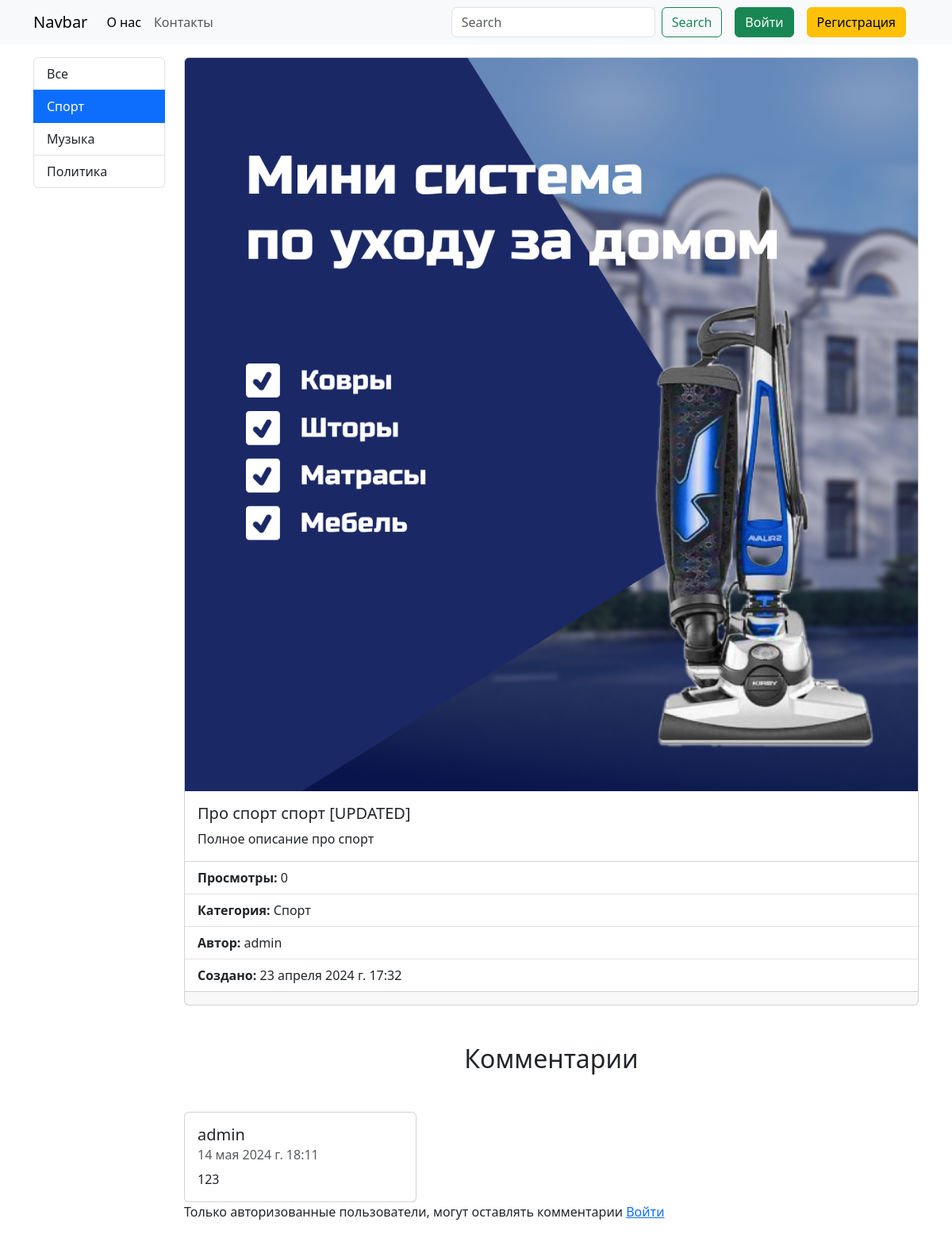
/articles/1/, run on the app's committed database.
### core/models.py (models this page shows, shortened)
class Category(models.Model):
    title = models.CharField(max_length=100, verbose_name='Название')
    def __str__(self):
        return self.title
    class Meta:
        verbose_name = 'Категория'  # Отображение названия модели в единственном числе
        verbose_name_plural = 'Категории'  # Отображение названия модели в можественном числе

class Article(models.Model):
    title = models.CharField(max_length=50, verbose_name='Название', unique=True)
    short_description = models.TextField(max_length=150, verbose_name='Краткое описание')
    full_description = models.TextField(verbose_name='Полное описание')
    image = models.ImageField(verbose_name='Фото', upload_to='articles/', blank=True, null=True)
    views = models.PositiveSmallIntegerField(default=0, verbose_name='Просмотры')
    created_at = models.DateTimeField(auto_now_add=True)
    updated_at = models.DateTimeField(auto_now=True)
    author = models.ForeignKey(User, on_delete=models.CASCADE, verbose_name='Автор')
    category = models.ForeignKey(Category, on_delete=models.CASCADE, verbose_name='Категория')
    class Meta:
        verbose_name = 'Статья'
        verbose_name_plural = 'Статьи'

class Comment(models.Model):
    author = models.ForeignKey(User, on_delete=models.CASCADE, verbose_name='Автор')
    article = models.ForeignKey(Article, on_delete=models.CASCADE, verbose_name='Статья')
    created_at = models.DateTimeField(auto_now_add=True)
    text = models.TextField(verbose_name='Текст отзыва')
    class Meta:
        verbose_name = 'Отзыв'
        verbose_name_plural = 'Отзывы'

### core/views.py (the view)
# urls.py: path('articles/<int:article_id>/', views.article_detail, name='article_detail'),
def article_detail(request, article_id):
    article = Article.objects.get(pk=article_id) # 1
    if request.method == 'POST':
        form = CommentForm(data=request.POST)
        if form.is_valid():
            form = form.save(commit=False)
            form.author = request.user
            form.article = article
            form.save()
            return redirect('article_detail', article.pk)
    else:
        form = CommentForm()
    try:
        article.likes
    except Exception as e:
        Like.objects.create(article=article)
    try:
        article.dislikes
    except Exception as e:
        Dislike.objects.create(article=article)
    comments = Comment.objects.filter(article=article)  # article_id
    total_likes = article.likes.user.all().count()
    total_dislikes = article.dislikes.user.all().count()
    context = {
        'article': article,
        'form': form,
        'comments': comments,
        'total_likes': total_likes,
        'total_dislikes': total_dislikes
    }
    return render(request, 'core/detail.html', context)

### core/forms.py
class CommentForm(forms.ModelForm):
    class Meta:
        model = Comment
        fields = ['text']
        widgets = {
            'text': forms.Textarea(attrs={
                'class': 'form-control'
            })
        }

### core/templatetags/custom_tags.py (called while the page is built)
@register.simple_tag()
def get_categories():
    return Category.objects.all()

@register.simple_tag()
def is_category_current(request, category_id):
    return str(category_id) in request.path

@register.simple_tag()
def is_vote_exists(request, obj, vote_type):
    user = request.user
    if isinstance(obj, Article) and vote_type == 'likes':
        return user in obj.likes.user.all()
    elif isinstance(obj, Article) and vote_type == 'dislikes':
        return user in obj.dislikes.user.all()

### core/templates/core/detail.html (shortened to what this page needs)
{% extends 'base.html' %}
{% load custom_tags %}
{% block content %}
{% is_vote_exists request article 'likes' as is_liked %}
{% is_vote_exists request article 'dislikes' as is_disliked %}
<div class="card">
    {% if article.image %}
    <img src="{{ article.image.url }}" class="card-img-top" alt="...">
    {% endif %}
    <div class="card-body">
        <h5 class="card-title">{{ article.title }}</h5>
        <p class="card-text">{{ article.full_description }}</p>
    </div>
    <ul class="list-group list-group-flush">
        <li class="list-group-item">
            <b>Просмотры: </b> {{ article.views }}
        </li>
        <li class="list-group-item">
            <b>Категория: </b>{{ article.category }}
        </li>
        <li class="list-group-item">
            <b>Автор: </b>{{ article.author }}
        </li>
        <li class="list-group-item">
            <b>Создано: </b>{{ article.created_at }}
        </li>
    </ul>
    <div class="card-footer d-flex justify-content-between">
    </div>
</div>
<div class="comments-block">
    <h2 class="text-center my-5">Комментарии</h2>
    <div class="row row-gap-3">
        {% for comment in comments %}
        <div class="col-4">
            <div class="card">
                <div class="card-body">
                    <h5 class="card-title d-flex align-items-center justify-content-between">
                        {{ comment.author }}
                    </h5>
                    <h6 class="card-subtitle mb-2 text-body-secondary">{{ comment.created_at }}</h6>
                    <p class="card-text">{{ comment.text }}</p>
                </div>
            </div>
        </div>
        {% endfor %}
    </div>
    {% if request.user.is_authenticated %}
    <form action="" method="post" class="mt-5">
        {% csrf_token %}
        {{ form }}
        <button class="btn btn-dark mt-3">Отправить</button>
    </form>
    {% else %}
    <p>Только авторизованные пользователи, могут оставлять комментарии <a href="">Войти</a></p>
    {% endif %}
</div>
{% endblock %}

### templates/components/_sidebar.html
{% load custom_tags %}
{% get_categories as categories %}
<div class="list-group">
  <a href="{% url 'home' %}"
     class="list-group-item list-group-item-action {% if request.path == '/' %}active{% endif %}">Все</a>
  {% for category in categories %}
  {% is_category_current request=request category_id=category.pk as is_current %}
  <a href="{% url 'category_articles' category.pk %}"
     class="list-group-item list-group-item-action {% if is_current %}active{% endif %}">{{ category.title }}</a>
  {% endfor %}
</div>

### data on the page
Category: title "Спорт"
Category: title "Музыка"
Category: title "Политика"
Article: image (picture), title "Про спорт спорт [UPDATED]", full_description "Полное описание про спорт", views "0", category "Спорт", author "admin", created_at "23 апреля 2024 г. 17:32"
Comment: author "admin", created_at "14 мая 2024 г. 18:11", text "123"
